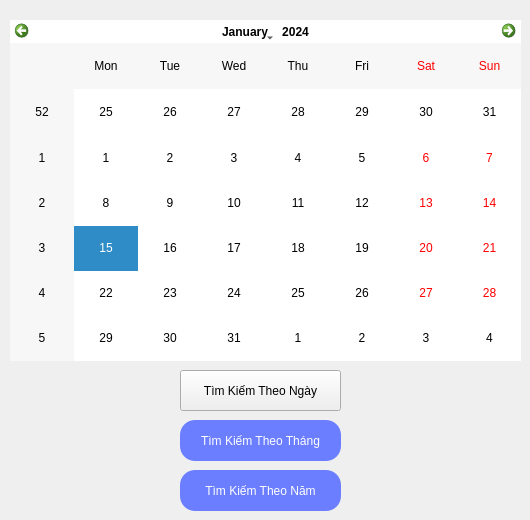
        <widget class="QWidget" name="tab2_P2">
         <attribute name="title">
          <string>Theo Thời Gian</string>
         </attribute>
         <widget class="QPushButton" name="btn_p2_TimTheoNgay">
          <property name="geometry">
           <rect>
            <x>180</x>
            <y>370</y>
            <width>161</width>
            <height>41</height>
           </rect>
          </property>
          <property name="toolTip">
           <string>&lt;html&gt;&lt;head/&gt;&lt;body&gt;&lt;p&gt;Vui lòng chọn một ngày bất kỳ!&lt;/p&gt;&lt;/body&gt;&lt;/html&gt;</string>
          </property>
          <property name="styleSheet">
           <string notr="true">border-radius: 15px;
color: rgb(255, 255, 255);
background-color: rgb(106, 126, 255);
font: 75 12pt &quot;MS Shell Dlg 2&quot;;

QToolTip { color: #000000; background-color: #ffffff; border: 0px; }</string>
          </property>
          <property name="text">
           <string>Tìm Kiếm Theo Ngày</string>
          </property>
         </widget>
         <widget class="QCalendarWidget" name="calendarWidget_p2">
          <property name="geometry">
           <rect>
            <x>10</x>
            <y>20</y>
            <width>511</width>
            <height>341</height>
           </rect>
          </property>
          <property name="styleSheet">
           <string notr="true">background-color: rgb(255, 255, 255);
color: rgb(0, 0, 0);</string>
          </property>
         </widget>
         <widget class="QPushButton" name="btn_p2_TimTheoThang">
          <property name="geometry">
           <rect>
            <x>180</x>
            <y>420</y>
            <width>161</width>
            <height>41</height>
           </rect>
          </property>
          <property name="toolTip">
           <string>&lt;html&gt;&lt;head/&gt;&lt;body&gt;&lt;p&gt;Vui lòng chọn một ngày bất kỳ trong tháng cần tìm!&lt;/p&gt;&lt;/body&gt;&lt;/html&gt;</string>
          </property>
          <property name="styleSheet">
           <string notr="true">border-radius: 15px;
color: rgb(255, 255, 255);
background-color: rgb(106, 126, 255);
font: 75 12pt &quot;MS Shell Dlg 2&quot;;</string>
          </property>
          <property name="text">
           <string>Tìm Kiếm Theo Tháng</string>
          </property>
         </widget>
         <widget class="QPushButton" name="btn_p2_TimTheoNam">
          <property name="geometry">
           <rect>
            <x>180</x>
            <y>470</y>
            <width>161</width>
            <height>41</height>
           </rect>
          </property>
          <property name="toolTip">
           <string>&lt;html&gt;&lt;head/&gt;&lt;body&gt;&lt;p&gt;Vui lòng chọn một ngày bất kỳ trong năm cần tìm!&lt;/p&gt;&lt;/body&gt;&lt;/html&gt;</string>
          </property>
          <property name="styleSheet">
           <string notr="true">border-radius: 15px;
color: rgb(255, 255, 255);
background-color: rgb(106, 126, 255);
font: 75 12pt &quot;MS Shell Dlg 2&quot;;</string>
          </property>
          <property name="text">
           <string>Tìm Kiếm Theo Năm</string>
          </property>
         </widget>
        </widget>
